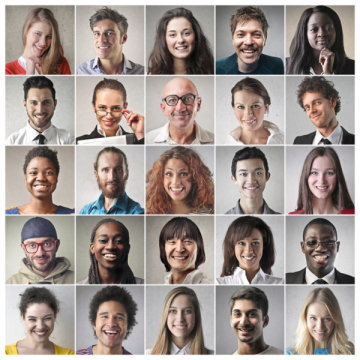
#> input picture lab09/lab09_img/face.jpg, 360 x 360 px
$ python script.py
#> lines starting #> are read from the running program, lines starting #| are printed output that depends on the picture
import cv2, numpy as np
import os


import sys
import numpy as np
def get_image_from_path(img_path, flags=0):
#> called with img_path = 'lab09_img/face.jpg', flags = 0
    if not os.path.exists(img_path):
        exit(-1)
    else:
        return cv2.imread(img_path, flags=flags)
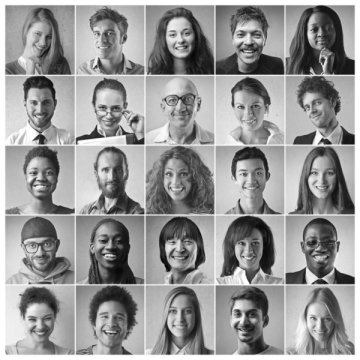
#> returned value: shape (360, 360); min 0, max 255, mean 151.7


img = get_image_from_path("lab09_img/face.jpg") # cv2.imread("lab09_img/face.jpg", flags=cv2.IMREAD_GRAYSCALE)
img_colored = cv2.imread("lab09_img/face.jpg", flags=cv2.IMREAD_COLOR)
#> img_colored is the input picture: shape (360, 360, 3); mean B, G, R 143.6, 149, 160


def face_detect_video(video_path):

#> called with video_path = 'lab09_img/Julia_Roberts.avi'
    cap = cv2.VideoCapture(video_path)

    id_f = 0
    l_data = []
    w_data = []
    if cap.isOpened() == True:
        while cap.isOpened():

            ret, frame = cap.read()
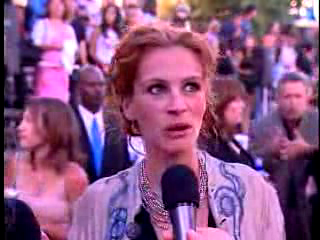
#> input picture frame 34 of lab09/lab09_img/Julia_Roberts.avi, 320 x 240 px
#> frame is the input picture: shape (240, 320, 3); mean B, G, R 127.8, 84.9, 137.9
            if ret == True:
                if id_f % 10 == 0:
                    f2 = cv2.cvtColor(frame, cv2.COLOR_BGR2GRAY)
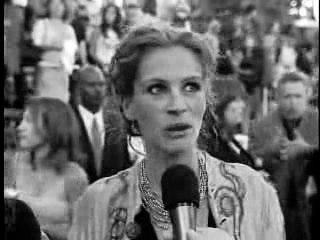
#> f2: shape (240, 320); min 0, max 255, mean 105.6
#> (the run stopped early here; a loop or call above may not have finished)
